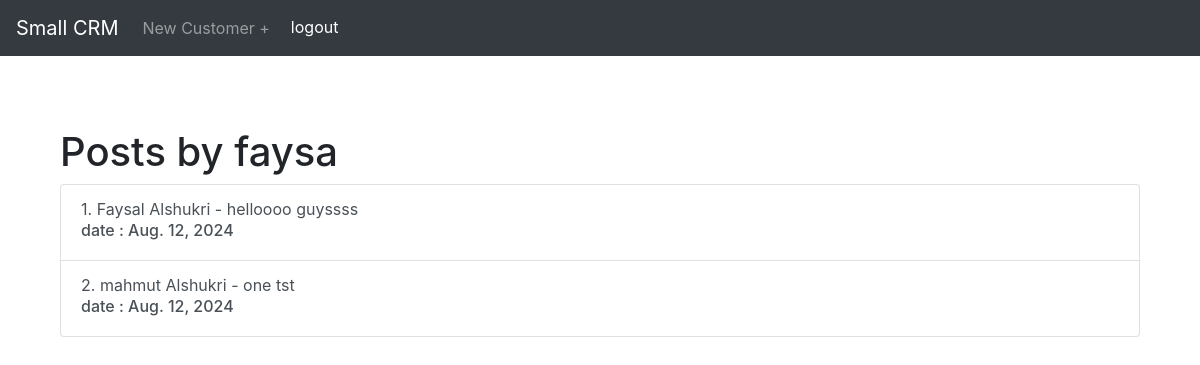
Screenshot of /user_posts/ (signed in) with the database file from the repository.
### blog/models.py (models this page shows, shortened)
class Customer(models.Model):
    name = models.CharField(max_length=100)
    last_name = models.CharField(max_length=100)
    number = models.CharField(max_length=100)
    country = models.CharField(max_length=100)
    city = models.CharField(max_length=100)
    situation = models.TextField()
    post_date = models.DateField(auto_now_add=True)
    author = models.ForeignKey(User, on_delete=models.CASCADE)
    category = models.ForeignKey(Category, on_delete=models.SET_NULL, null=True, blank=True)

### blog/views.py (the view)
# urls.py: path('user_posts/', UserPostsListView.as_view(), name='user-posts'),
class UserPostsListView(ListView):
    model = Customer
    template_name = 'user_posts_list.html'
    context_object_name = 'customers'
    def get_queryset(self):
        return Customer.objects.filter(author=self.request.user)

### blog/templates/user_posts_list.html (shortened to what this page needs)
{% extends 'base.html' %}
{% block content %}
<div class="container mt-5">
    <h1>Posts by {{ user.username }}</h1>
    <div class="list-group">
        {% for customer in customers %}
            <a href="{% url 'Post-Detalis' customer.pk %}" class="list-group-item list-group-item-action">
                {{ forloop.counter }}. {{ customer.name }} {{ customer.last_name }} - {{ customer.situation }} <h6>date : {{customer.post_date}}</h6>
            </a>
        {% empty %}
            <p>This user has not posted anything yet.</p>
        {% endfor %}
    </div>
</div>
{% endblock content %}

### rows the page displays
Customer: name "Faysal", last_name "Alshukri", situation "helloooo guyssss", post_date "Aug. 12, 2024"
Customer: name "mahmut", last_name "Alshukri", situation "one tst", post_date "Aug. 12, 2024"

### other values shown
{{ user.username }} "faysa"
